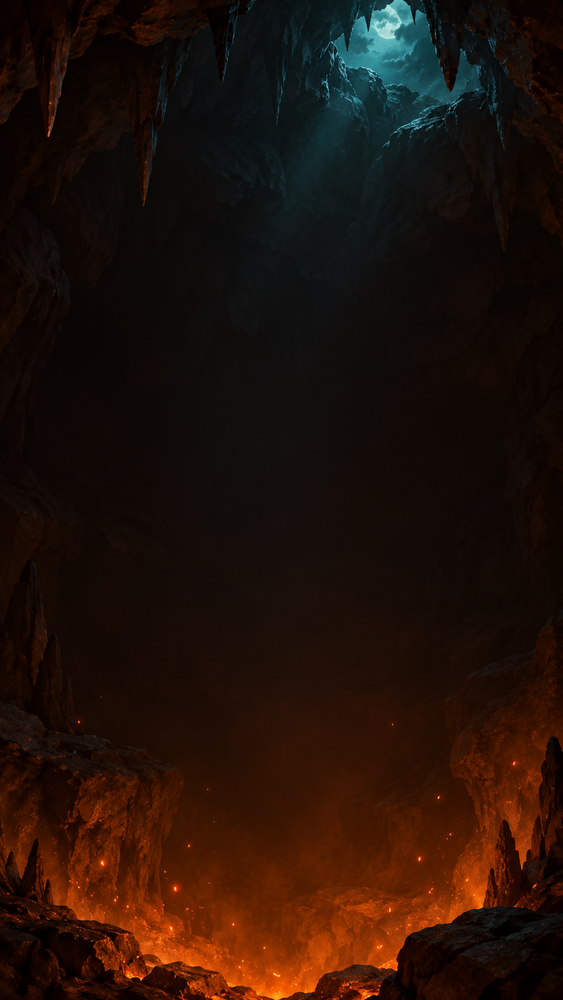
#> input picture team/art/hud_d2/_src/assets/bg_dark_hoehle.png, 563 x 1000 px, shrunk from 941 x 1672 before the run
$ python derive_dock_inaktiv.py assets/bg_dark_hoehle.png assets/eq_artefakt2.png
#> lines starting #> are read from the running program, lines starting #| are printed output that depends on the picture; after the words box and inside, x2 and y2 are one past the last pixel; in counts of white or black regions, pixels touching at a corner belong together
#> in derive, rgb is the input picture: shape (1000, 563, 3); mean R, G, B 34.7, 17.5, 8.9
#> in derive, `rgb, a = arr[..., :3], arr[..., 3]`: a: shape (1000, 563); every value is 255
#!/usr/bin/env python3
"""Derive dock inactive icons: desaturate ~35%, brightness -20%, dampen ember oranges."""
from __future__ import annotations
import sys
from pathlib import Path
import numpy as np
from PIL import Image, ImageEnhance

def dampen_ember(rgb: np.ndarray) -> np.ndarray:
    r, g, b = rgb[...,0].astype(np.float32), rgb[...,1].astype(np.float32), rgb[...,2].astype(np.float32)
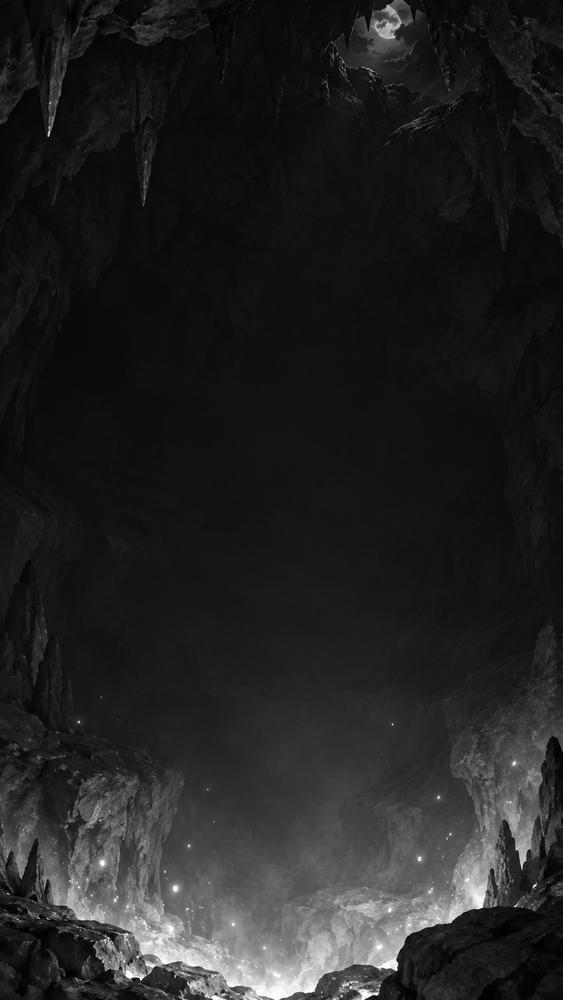
#> r: shape (1000, 563) float32; min 0, max 255, mean 34.7
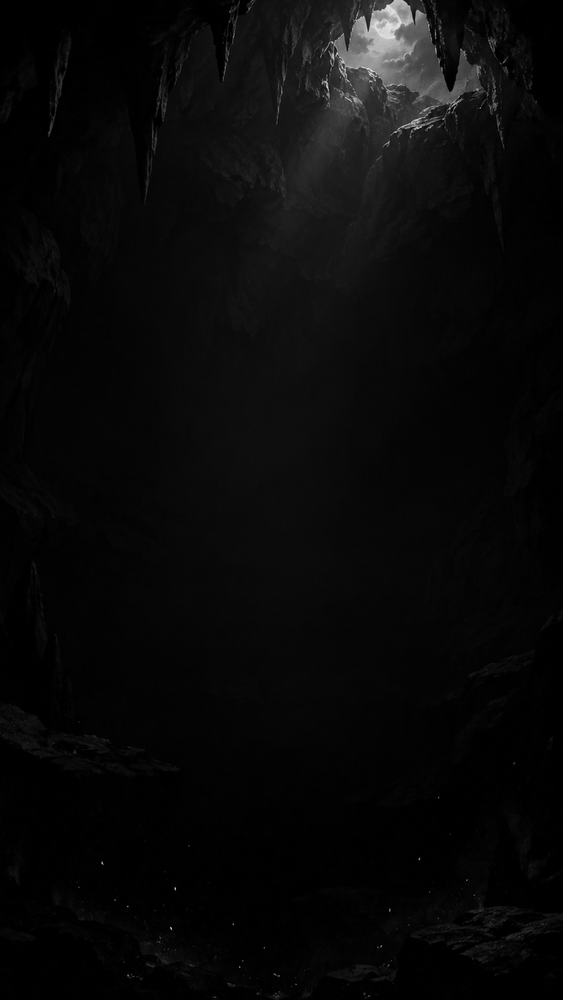
#> b: shape (1000, 563) float32; min 0, max 243, mean 8.9
    # warm orange-ish pixels: high R, mid G, low B relative
    warm = (r > 140) & (r > g) & (g > b) & ((r - b) > 40)
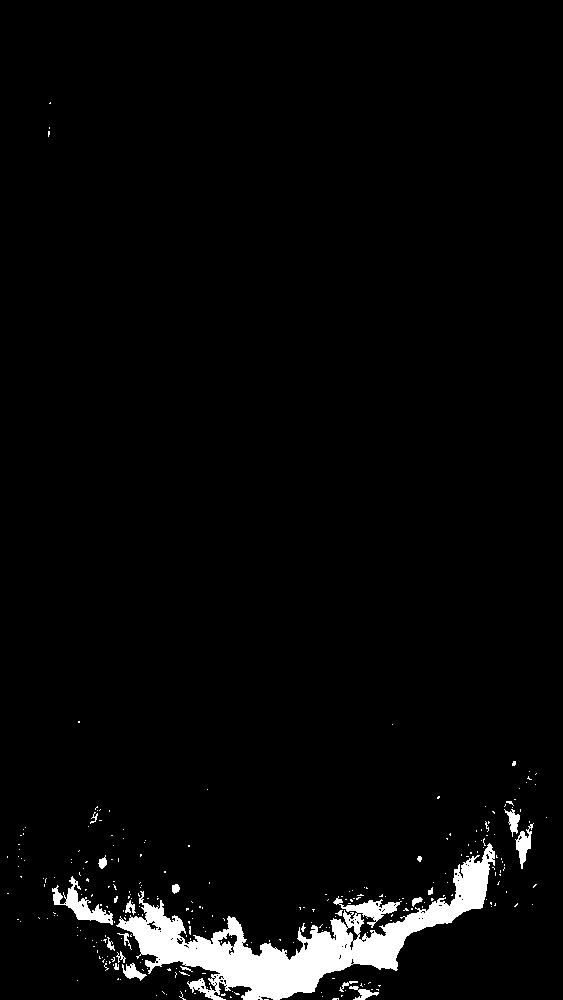
#> warm: shape (1000, 563) bool; 3.4% white; 276 white regions (255 under 20 px), largest, box (x1, y1, x2, y2) and area: (116, 843, 495, 1000) 15895, (52, 876, 113, 925) 928, (515, 823, 534, 869) 356
    # pull toward gray-brown
    gray = 0.3*r + 0.5*g + 0.2*b
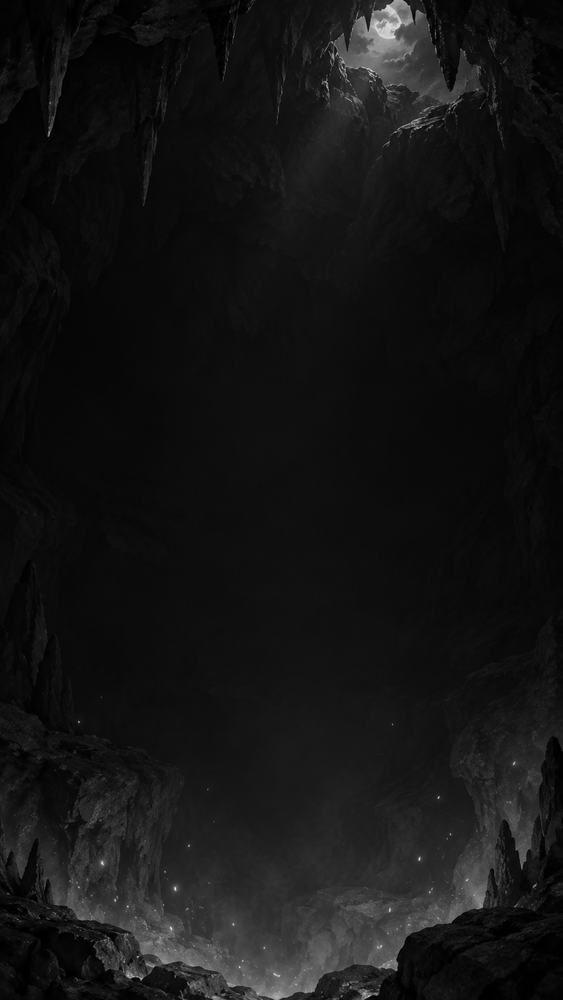
#> gray: shape (1000, 563) float32; min 0, max 231, mean 21
    factor = np.where(warm, 0.35, 1.0)[..., None]
    target = np.stack([gray*0.85, gray*0.75, gray*0.65], axis=-1)
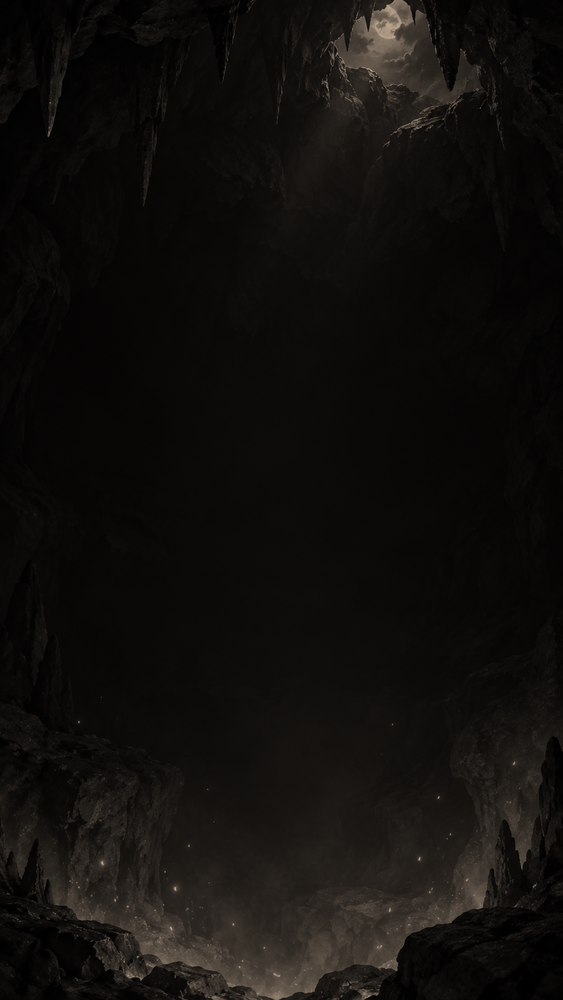
#> target: shape (1000, 563, 3) float32; mean of channels 0, 1, 2 17.8, 15.7, 13.6; drawn as R, G, B
    out = rgb.astype(np.float32) * (1 - (1-factor[:,:,0:1])*0)  # placeholder
    # blend warm toward muted
    blend = np.where(warm, 0.75, 0.0)[..., None]
    out = rgb.astype(np.float32) * (1 - blend) + target * blend
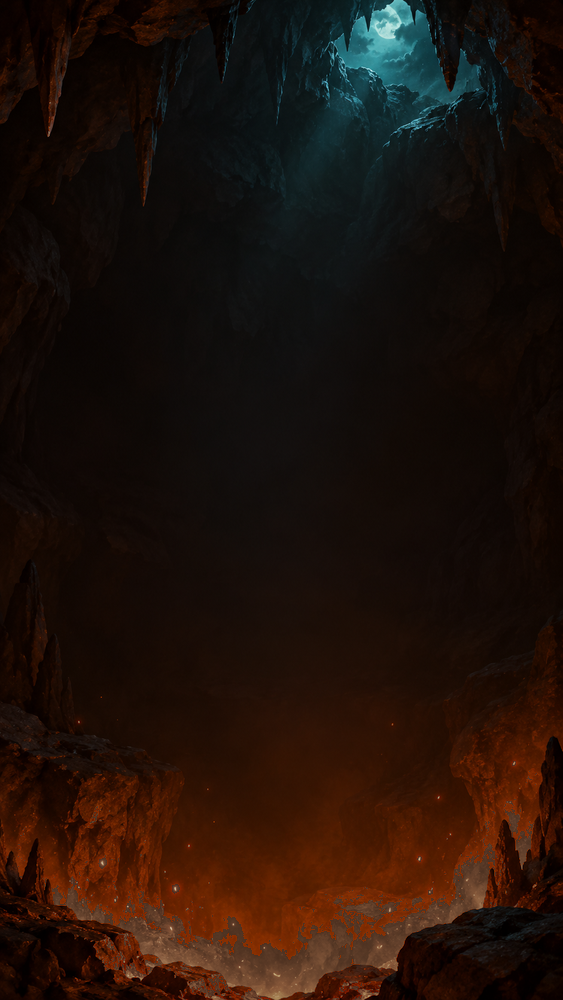
#> out: shape (1000, 563, 3) float64; mean R, G, B 32, 17.6, 10.2
    return np.clip(out, 0, 255).astype(np.uint8)

def derive(src: Path, dst: Path) -> None:
    im = Image.open(src).convert("RGBA")
    arr = np.array(im)
    rgb, a = arr[..., :3], arr[..., 3]
    rgb = dampen_ember(rgb)
    # desaturate to ~35% saturation remaining -> enhancer 0.35
    tmp = Image.fromarray(np.dstack([rgb, a]), "RGBA")
    # operate on RGB only
    rgb_im = Image.fromarray(rgb, "RGB")
    rgb_im = ImageEnhance.Color(rgb_im).enhance(0.35)
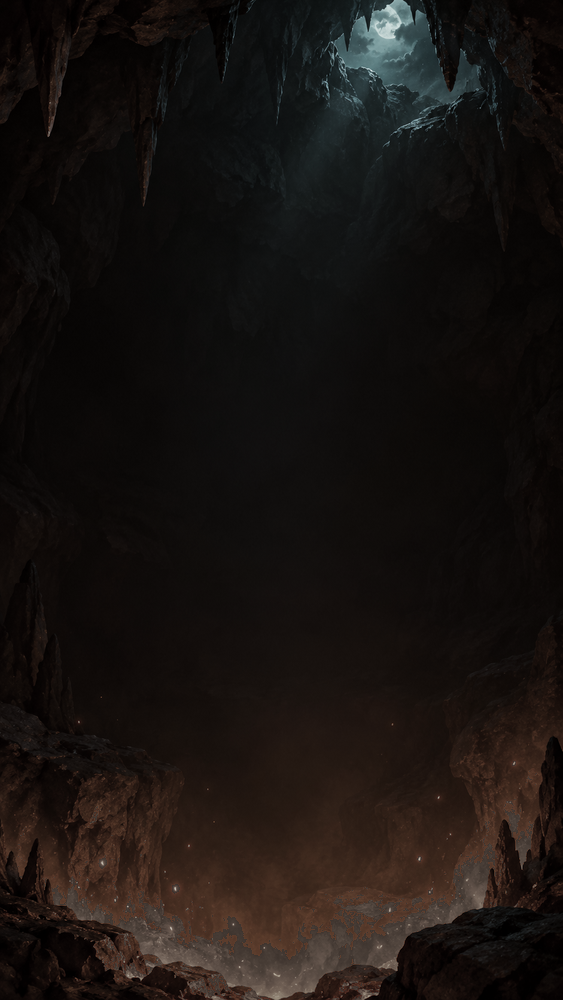
#> rgb_im: PIL image 563x1000 RGB; mean R, G, B 24.4, 19.3, 16.7
    rgb_im = ImageEnhance.Brightness(rgb_im).enhance(0.80)
    out = Image.merge("RGBA", (*rgb_im.split(), Image.fromarray(a, "L")))
#> out: PIL image 563x1000 RGBA
    out.save(dst)
    print(f"OK {dst}")

if __name__ == "__main__":
    derive(Path(sys.argv[1]), Path(sys.argv[2]))
